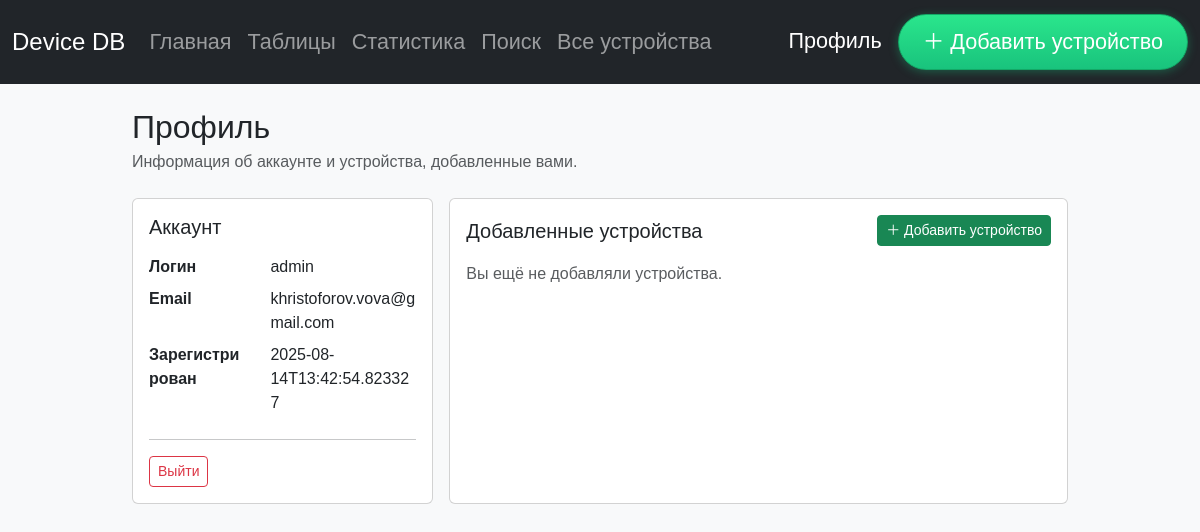
Screenshot of /profile (signed in) with the database file from the repository.
### tables this page shows
CREATE TABLE users (
  user_id      INTEGER PRIMARY KEY AUTOINCREMENT,
  username     TEXT NOT NULL UNIQUE,
  email        TEXT UNIQUE,
  password_hash TEXT NOT NULL,
  created_at   TEXT NOT NULL,
  is_active    INTEGER NOT NULL DEFAULT 1
, is_admin INTEGER NOT NULL DEFAULT 0);

### app.py (the view)
@app.route('/profile')
@login_required
def profile():
    with sqlite3.connect(DB_PATH) as conn:
        c = conn.cursor()
        c.execute("""
            SELECT d.device_id, d.model, m.name AS manufacturer, c2.name AS category, d.current_price
            FROM devices d
            JOIN manufacturers m ON d.manufacturer_id = m.manufacturer_id
            JOIN categories     c2 ON d.category_id = c2.category_id
            WHERE d.created_by = ?
            ORDER BY d.device_id DESC
        """, (current_user.id,))
        rows = c.fetchall()
    devices = [{'device_id': r[0], 'model': r[1], 'manufacturer': r[2], 'category': r[3], 'current_price': r[4]} for r in rows]
    return render_template('profile.html', user=current_user, devices=devices)

### app.py (called while the page is built)
def row_to_user(row):
    if not row:
        return None
    return User(
        user_id=row[0], username=row[1], email=row[2],
        password_hash=row[3], created_at=row[4],
        is_active=row[5], is_admin=row[6]
    )

@login_manager.user_loader
def load_user(user_id):
    with sqlite3.connect(DB_PATH) as conn:
        c = conn.cursor()
        c.execute("""SELECT user_id, username, email, password_hash, created_at, is_active, is_admin
                     FROM users WHERE user_id = ?""", (user_id,))
        return row_to_user(c.fetchone())

@app.context_processor
def inject_roles():
    is_superadmin = current_user.is_authenticated and (getattr(current_user, 'username', '').lower() == SUPERADMIN_USERNAME)
    is_admin_effective = current_user.is_authenticated  # все залогиненные считаются «админами»
    return dict(is_superadmin=is_superadmin, is_admin=is_admin_effective)

@app.context_processor
def inject_flags():
    return {
        'is_admin': (current_user.is_authenticated and getattr(current_user, 'is_admin', False))
    }

### templates/profile.html
{% extends "base.html" %}
{% block content %}
  <h2 class="mb-1">Профиль</h2>
  {% if current_user.is_authenticated and current_user.is_admin %}
  <p class="text-muted mb-4">Информация об аккаунте и устройства, добавленные вами.</p>
  {% endif %}
  <div class="row g-3 mb-4">
    <div class="col-md-4">
      <div class="card h-100">
        <div class="card-body">
          <h5 class="card-title mb-3">Аккаунт</h5>
          <dl class="row mb-0">
            <dt class="col-5">Логин</dt><dd class="col-7">{{ user.username }}</dd>
            <dt class="col-5">Email</dt><dd class="col-7">{{ user.email or '—' }}</dd>
            <dt class="col-5">Зарегистрирован</dt><dd class="col-7">{{ user.created_at }}</dd>
          </dl>
          <hr>
          <a href="{{ url_for('logout') }}" class="btn btn-outline-danger btn-sm">Выйти</a>
        </div>
      </div>
    </div>
    {% if current_user.is_authenticated and current_user.is_admin %}
    <div class="col-md-8">
      <div class="card h-100">
        <div class="card-body">
          <div class="d-flex align-items-center justify-content-between">
            <h5 class="card-title mb-0">Добавленные устройства</h5>
              <a href="{{ url_for('add_device') }}" class="btn btn-success btn-sm">＋ Добавить устройство</a>
          </div>
          <div class="table-responsive mt-3">
            {% if devices %}
              <table class="table table-striped align-middle">
                <thead>
                  <tr>
                    <th>ID</th>
                    <th>Модель</th>
                    <th>Производитель</th>
                    <th>Категория</th>
                    <th>Цена</th>
                    <th></th>
                  </tr>
                </thead>
                <tbody>
                  {% for d in devices %}
                    <tr>
                      <td>{{ d.device_id }}</td>
                      <td>{{ d.model }}</td>
                      <td>{{ d.manufacturer }}</td>
                      <td>{{ d.category }}</td>
                      <td>{{ d.current_price if d.current_price is not none else '—' }}</td>
                      <td class="text-end">
                        <a href="{{ url_for('device_detail', device_id=d.device_id) }}" class="btn btn-sm btn-outline-primary">Открыть</a>
                      </td>
                    </tr>
                  {% endfor %}
                </tbody>
              </table>
            {% else %}
              <div class="text-muted">Вы ещё не добавляли устройства.</div>
            {% endif %}
          </div>
        </div>
      </div>
    </div>
    {% endif %}
  </div>
{% endblock %}

### static/style.css (style rules this page uses)
html, body { margin: 0; padding: 0; height: 100%; background-color: #f8f9fa; font-family: Arial, sans-serif; }

### templates/base.html (style rules this page uses)
:root { --nav-scale: 1.5; }

### rows the page displays
users: username "admin", email "khristoforov.vova@gmail.com", created_at "2025-08-14T13:42:54.823327"
